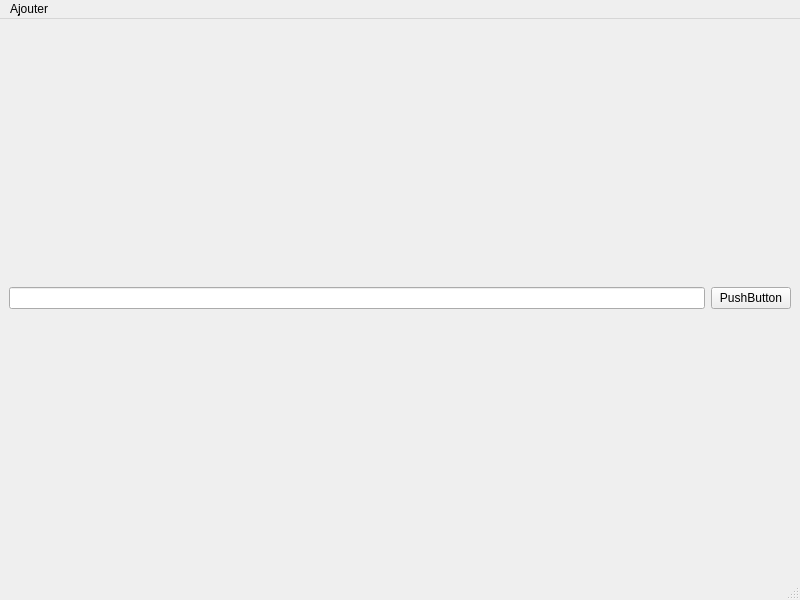
<?xml version="1.0" encoding="UTF-8"?>
<ui version="4.0">
 <class>MainWindow</class>
 <widget class="QMainWindow" name="MainWindow">
  <property name="geometry">
   <rect>
    <x>0</x>
    <y>0</y>
    <width>800</width>
    <height>600</height>
   </rect>
  </property>
  <property name="windowTitle">
   <string>MainWindow</string>
  </property>
  <widget class="QWidget" name="centralwidget">
   <layout class="QHBoxLayout" name="horizontalLayout">
    <item>
     <widget class="QLineEdit" name="lineEdit"/>
    </item>
    <item>
     <widget class="QPushButton" name="pushButton">
      <property name="text">
       <string>PushButton</string>
      </property>
     </widget>
    </item>
   </layout>
  </widget>
  <widget class="QMenuBar" name="menubar">
   <property name="geometry">
    <rect>
     <x>0</x>
     <y>0</y>
     <width>800</width>
     <height>20</height>
    </rect>
   </property>
   <widget class="QMenu" name="menuAjouter">
    <property name="title">
     <string>A&amp;jouter</string>
    </property>
    <addaction name="actionNouveau_Contact"/>
    <addaction name="actionNouvelle_Interaction"/>
   </widget>
   <addaction name="menuAjouter"/>
  </widget>
  <widget class="QStatusBar" name="statusbar"/>
  <action name="actionNouveau_Contact">
   <property name="text">
    <string>&amp;Nouveau Contact</string>
   </property>
  </action>
  <action name="actionNouvelle_Interaction">
   <property name="text">
    <string>Nouvelle &amp;Interaction</string>
   </property>
  </action>
 </widget>
 <resources/>
 <connections/>
</ui>
